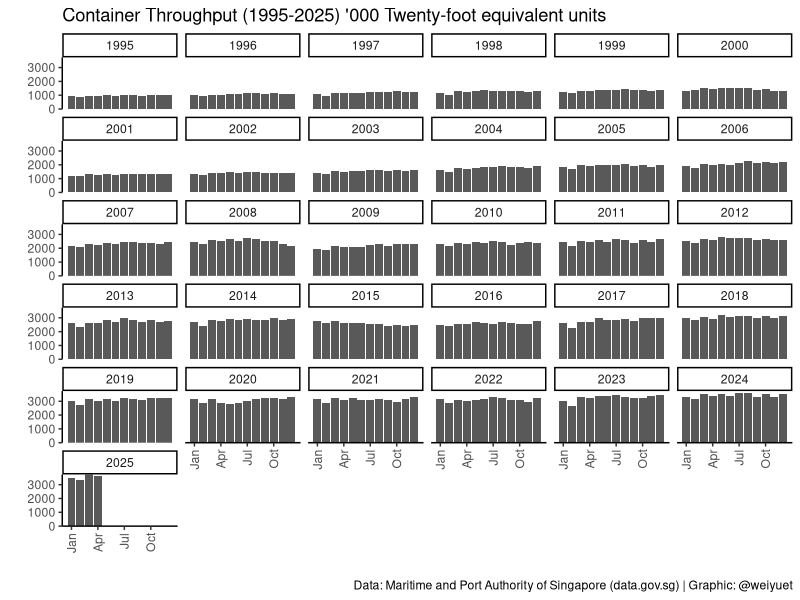
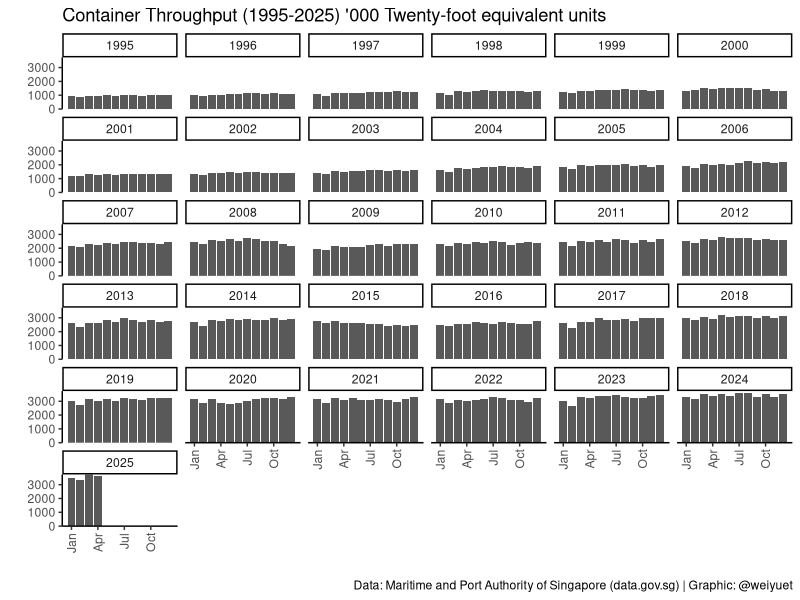

Source code (R) for these figures, in order:
################################
# Container Throughput Monthly #
################################

#### Setup ####
library(tidyverse)
library(scales)
library(glue)

#### Load data ####
container_throughput_monthly <- read_csv("data/container-throughput-monthly-total/container-throughput-monthly.csv")

#### Wrangle ####
# Separate month and year
container_throughput_monthly <- container_throughput_monthly %>% 
  separate(month, c("year", "month"))

# Convert year and month into numeric
container_throughput_monthly <- container_throughput_monthly %>% 
  mutate(across(1:2, as.numeric))

#### Visualize ####
# How many containers go through Singapore each month?
container_throughput_monthly %>% 
  ggplot(aes(x = month,
             y = container_throughput)) +
  geom_col() +
  facet_wrap(vars(year)) +
  scale_x_continuous(breaks = seq(1, 12, 3),
                     labels = month.abb[seq(1, 12, 3)]) +
  scale_y_continuous(expand = c(0, 0)) +
  labs(x = "",
       y = "",
       title = glue("Container Throughput ({min(container_throughput_monthly$year)}-{max(container_throughput_monthly$year)}) '000 Twenty-foot equivalent units"),
       caption = "Data: Maritime and Port Authority of Singapore (data.gov.sg) | Graphic: @weiyuet") +
  theme_classic() +
  theme(axis.text.x = element_text(angle = 90,
                                   vjust = 0.5,
                                   hjust = 1))

#### Save image ####
ggsave("figures/container-throughput-monthly.png", width = 8, height = 8)
